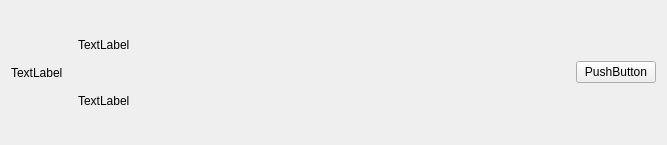
<?xml version="1.0" encoding="UTF-8"?>
<ui version="4.0">
 <class>SearchItemWidget</class>
 <widget class="QWidget" name="SearchItemWidget">
  <property name="geometry">
   <rect>
    <x>0</x>
    <y>0</y>
    <width>667</width>
    <height>145</height>
   </rect>
  </property>
  <property name="windowTitle">
   <string>Form</string>
  </property>
  <layout class="QHBoxLayout" name="horizontalLayout">
   <item>
    <widget class="QLabel" name="headLab">
     <property name="enabled">
      <bool>true</bool>
     </property>
     <property name="text">
      <string>TextLabel</string>
     </property>
    </widget>
   </item>
   <item>
    <widget class="QWidget" name="widget_2" native="true">
     <layout class="QVBoxLayout" name="verticalLayout">
      <item>
       <widget class="QLabel" name="nameLab">
        <property name="enabled">
         <bool>true</bool>
        </property>
        <property name="text">
         <string>TextLabel</string>
        </property>
       </widget>
      </item>
      <item>
       <widget class="QLabel" name="idLab">
        <property name="enabled">
         <bool>true</bool>
        </property>
        <property name="text">
         <string>TextLabel</string>
        </property>
       </widget>
      </item>
     </layout>
    </widget>
   </item>
   <item>
    <spacer name="horizontalSpacer">
     <property name="orientation">
      <enum>Qt::Horizontal</enum>
     </property>
     <property name="sizeHint" stdset="0">
      <size>
       <width>427</width>
       <height>20</height>
      </size>
     </property>
    </spacer>
   </item>
   <item>
    <widget class="QPushButton" name="addBtn">
     <property name="minimumSize">
      <size>
       <width>60</width>
       <height>0</height>
      </size>
     </property>
     <property name="text">
      <string>PushButton</string>
     </property>
    </widget>
   </item>
  </layout>
 </widget>
 <resources/>
 <connections/>
</ui>
